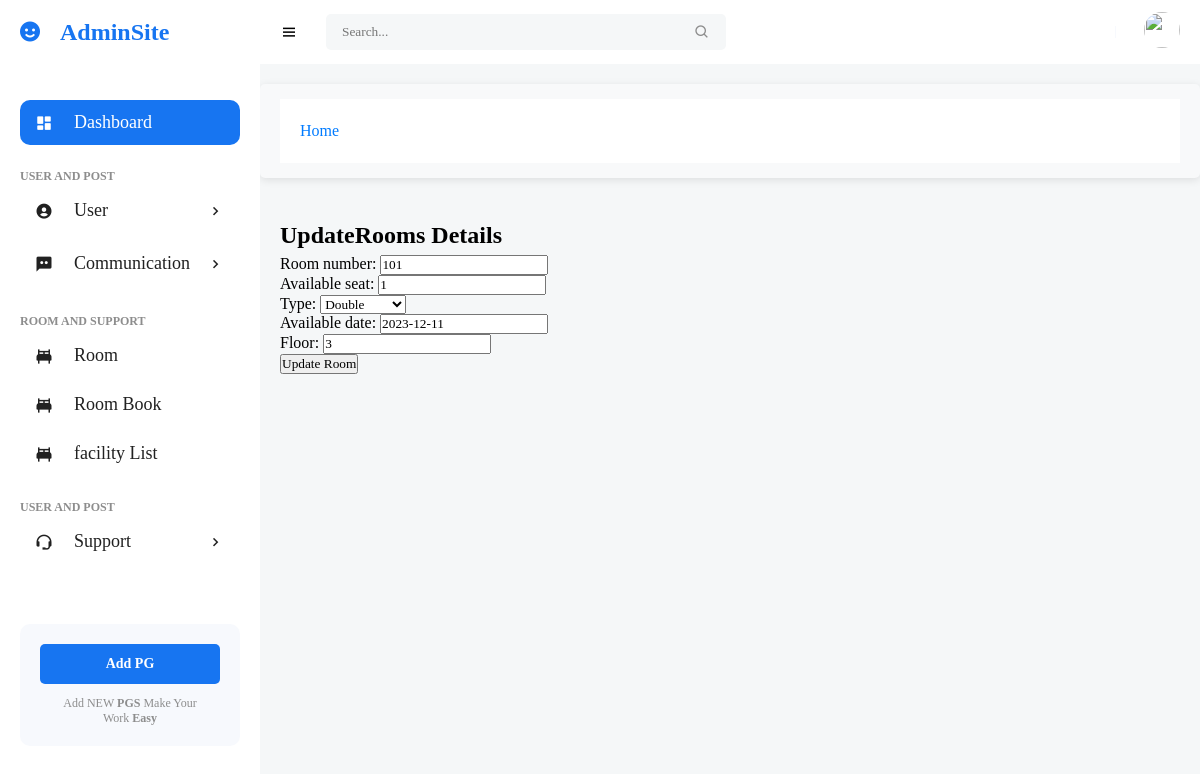
The page /room/edit/1/ on the database its author committed.
### Room_Management/models.py (models this page shows, shortened)
class Room(models.Model):
    room_number = models.CharField(max_length=50)  # Unique identifier for the room
    available_seat = models.IntegerField()  # Number of available seats in the room
    TYPE_CHOICES = [
        ('single', 'Single'),
        ('double', 'Double'),
        ('triple', 'Triple'),
        ('customized', 'Customized'),
    ]
    type = models.CharField(max_length=20, choices=TYPE_CHOICES)  # Type of room
    available_date = models.DateField(null=True, blank=True)  # Date when the room becomes available
    floor = models.IntegerField()  # Floor number where the room is located

### Room_Management/views.py (the view)
# urls.py: path('edit/<int:room_id>/', edit_room, name='edit_room'),
def edit_room(request, room_id):
    room = get_object_or_404(Room, pk=room_id)
    if request.method == 'POST':
        form = RoomForm(request.POST, instance=room)
        if form.is_valid():
            form.save()
            return redirect('room_list')
    else:
        form = RoomForm(instance=room)
    return render(request, 'edit_room.html', {'form': form})

### Room_Management/forms.py
class RoomForm(forms.ModelForm):
    class Meta:
        model = Room
        fields = ['room_number', 'available_seat', 'type', 'available_date', 'floor']  # Fields included in the form

### Room_Management/templates/edit_room.html (shortened to what this page needs)
{% extends 'base.html' %}
{% load static %}
{% block content %}
    <h2 class="text-center mt-5 mb-3">Update</u><span class="text-primary">Rooms Details</span></h2>
    <section class="services py-5 ">
        <div class="container mx-auto">
            <div class="row justify-content-center">
                <div class="col-sm-12 col-md-4 col-lg-4 col-12">
                    <div class="card mb-5">
                        <div class="card-body text-center">
                            <form method="post" class="my-auto">
                                {{ form.as_p }}
                                <button type="submit" class="btn btn-primary">Update Room</button>
                            </form>
                        </div>
                    </div>
                </div>
            </div>
        </div>
    </section>
{% endblock content %}

### Admin_Management/static/admin_static/css/base.css (style rules this page uses)
* { font-family: 'Playfair Display', serif; margin: 0; padding: 0; box-sizing: border-box; }
:root { --grey: #f7f9fd; --dark-grey: #8D8D8D; --primary-color: #fff; --secondary-color: #212121; --green: #81D43A; --light-green: #E3FFCB; --blue: #1775F1; --light-blue: #dedede ; --dark-blue: #0C5FCD; --red: #FC3B56; --light-grey:#F5F7F8; --text-color:#717579; }
html { overflow-x: hidden; }
body { background: var(--light-grey); overflow-x: hidden; }
main form { margin-top: 6px; }

### rows shown on the page
Room: room_number "101", available_seat "1", type "Double", available_date "2023-12-11", floor "3"
